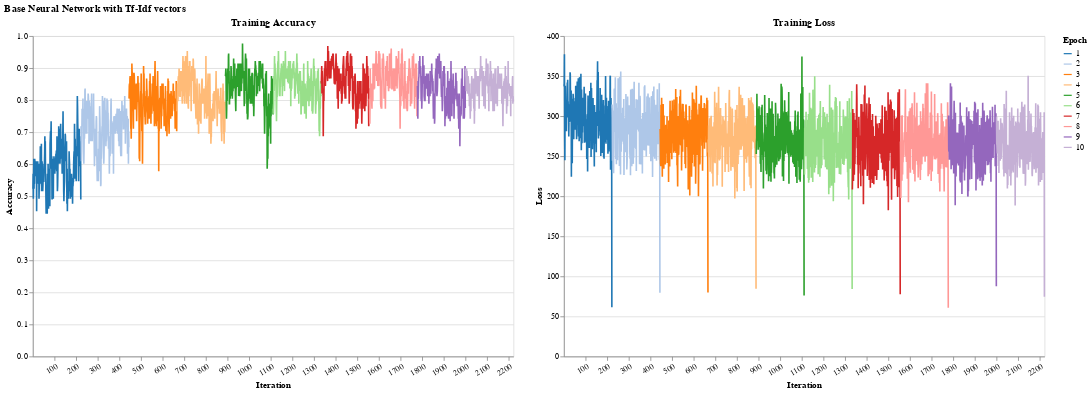

Here is the notebook cell this chart was saved with:
### Code cell
plot_results(model_gru, gru_train_config, train_dataloader)

### Figure 1 — Vega-Lite specification as saved in the notebook (floating-point values rounded to 4 significant figures; data arrays with more than 128 entries replaced by an {"elided": "..."} marker saying what was removed)
{"config": {"view": {"continuousWidth": 300, "continuousHeight": 300}}, "hconcat": [{"mark": {"type": "line"}, "encoding": {"color": {"field": "epoch", "scale": {"scheme": "category20"}, "title": "Epoch", "type": "nominal"}, "x": {"axis": {"labelAngle": -30, "title": "Iteration", "values": [0, 100, 200, 300, 400, 500, 600, 700, 800, 900, 1000, 1100, 1200, 1300, 1400, 1500, 1600, 1700, 1800, 1900, 2000, 2100, 2200]}, "field": "iteration", "type": "nominal"}, "y": {"axis": {"title": "Accuracy"}, "field": "training_acc", "type": "quantitative"}}, "height": 400, "title": "Training Accuracy", "width": 600}, {"mark": {"type": "line"}, "encoding": {"color": {"field": "epoch", "scale": {"scheme": "category20"}, "title": "Epoch", "type": "nominal"}, "x": {"axis": {"labelAngle": -30, "title": "Iteration", "values": [0, 100, 200, 300, 400, 500, 600, 700, 800, 900, 1000, 1100, 1200, 1300, 1400, 1500, 1600, 1700, 1800, 1900, 2000, 2100, 2200]}, "field": "iteration", "type": "nominal"}, "y": {"axis": {"title": "Loss"}, "field": "training_loss", "type": "quantitative"}}, "height": 400, "title": "Training Loss", "width": 600}], "data": {"name": "data-d1eda0c528c0288fa61287555f41d753"}, "title": "Base Neural Network with Tf-Idf vectors", "$schema": "https://vega.github.io/schema/vega-lite/v5.17.0.json", "datasets": {"data-d1eda0c528c0288fa61287555f41d753": {"elided": "2220 records"}}}
